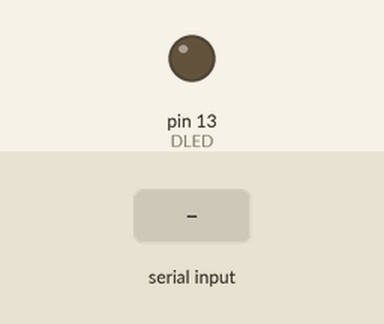
This sketch was run on a simulated Arduino Uno, built with avr-gcc and run on an emulated ATmega328P. Shown: output pins drawn as LEDs (lit = HIGH). Dashed ring = blinking. Inputs (shaded band) come from the test bench. What the sketch prints to the serial monitor is not drawn.

Above: at 0.11 s.
At 2.2 s:
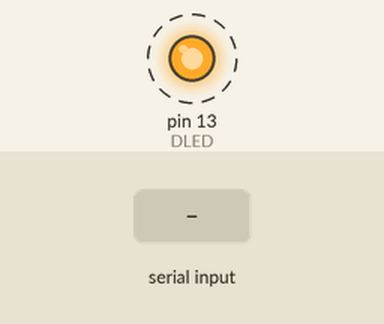
2.3 s: "1" received over Serial
5.3 s: byte 126 (TILDE) received over Serial
Timing chart, 0 to 14.3 s (numbered marks = the images above; inputs shaded):
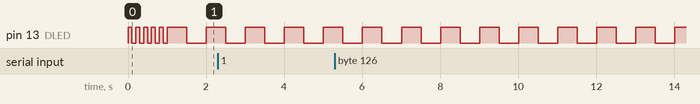

Measured:
- by itself, pin 13 (DLED): alternates HIGH for 0.50 s and LOW for 0.50 s

The sketch:

basic_protocol_slave.ino
```cpp
////////////////////////////////////////////////////////////////////////////////
// Serial Communication Protocol Variables
////////////////////////////////////////////////////////////////////////////////

#define TILDE    126
#define M_ID     0
#define MY_ID    3
#define FIN      10
#define MSIZE    3
#define DLED     13


void blinkLED(uint8_t l, uint16_t t,uint8_t r) {
  for(int i = 0; i < r; i++) {
    digitalWrite(l, HIGH);
    delay(t);
    digitalWrite(l, LOW);
    delay(t);
  }
}


void sendMessageInt(uint16_t msg, uint8_t slaveId, HardwareSerial  &serial) {

  int msgOne  = highByte(msg);
  int msgTwo  = lowByte(msg);

  serial.write(TILDE);
  serial.write(M_ID);
  serial.write(slaveId);
  serial.write(MSIZE);
  serial.write(msgOne);
  serial.write(msgTwo);
  serial.write(FIN);
}

int reseiveIntMessageSlvae(){

int recover = 0;

 while(Serial.available() > 0){

   delay(5);
   uint8_t _t = Serial.read();
   if(_t == TILDE){
    Serial.println("GOT TILDE: ");
     uint8_t _t = Serial.read();

     if(_t == M_ID){
      Serial.print("GOT M_ID: "); Serial.println(_t, DEC);
       delay(5);
       uint8_t _t = Serial.read();
       if(_t == MY_ID){
        Serial.print("GOT MY_ID: "); Serial.println(_t, DEC);
         delay(5);
         uint8_t _t = Serial.read();

         if(_t == MSIZE) {
           byte partOne;
           byte partTwo;
           int counter = 0;

           do {
               partOne = Serial.read();
               partTwo = Serial.read();
               counter +=2;
               _t = Serial.read();
           }
           while(counter <= MSIZE && _t != 10);

             recover = ((int)partOne)*256 + partTwo;
         }
       }
       else {
        Serial.print("GOT ERRANT MY_ID: "); Serial.println(_t, DEC);
        }
     }
   }
 }
 return recover;
}

void serialEvent() {
  Serial.println("SERIAL EVENT");
  Serial.print("MSG: ");
  Serial.println(reseiveIntMessageSlvae());
    //Serial.println("Received back!");
}

void setup() {
  // Set up serial port.
  Serial.begin(57600);

  /* DEBUG LED */
  pinMode(DLED, OUTPUT);
  blinkLED(DLED, 100, 5);
}

void loop() {
  //sendMessageInt(random(0, 65535), slaves[random(0, 1)], HWSERIAL) ;
  while( !Serial.available() )
    blinkLED(DLED, 500, 2);
}
```
